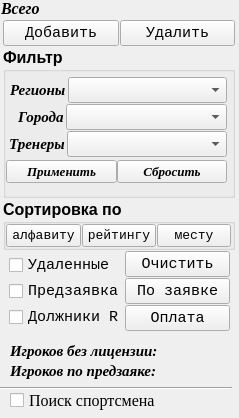
    <widget class="QWidget" name="page_1">
     <property name="geometry">
      <rect>
       <x>0</x>
       <y>0</y>
       <width>239</width>
       <height>418</height>
      </rect>
     </property>
     <attribute name="label">
      <string>Список участников</string>
     </attribute>
     <widget class="QLabel" name="label_dolg_R">
      <property name="geometry">
       <rect>
        <x>10</x>
        <y>340</y>
        <width>221</width>
        <height>21</height>
       </rect>
      </property>
      <property name="font">
       <font>
        <family>Times New Roman</family>
        <pointsize>11</pointsize>
        <weight>75</weight>
        <italic>true</italic>
        <bold>true</bold>
       </font>
      </property>
      <property name="text">
       <string>Игроков без лицензии:</string>
      </property>
     </widget>
     <widget class="QCheckBox" name="checkBox_find_player">
      <property name="geometry">
       <rect>
        <x>10</x>
        <y>390</y>
        <width>211</width>
        <height>20</height>
       </rect>
      </property>
      <property name="font">
       <font>
        <family>Times</family>
        <pointsize>12</pointsize>
        <weight>50</weight>
        <bold>false</bold>
       </font>
      </property>
      <property name="text">
       <string>Поиск спортсмена</string>
      </property>
      <property name="checkable">
       <bool>true</bool>
      </property>
     </widget>
     <widget class="Line" name="line_4">
      <property name="geometry">
       <rect>
        <x>0</x>
        <y>380</y>
        <width>232</width>
        <height>16</height>
       </rect>
      </property>
      <property name="orientation">
       <enum>Qt::Horizontal</enum>
      </property>
     </widget>
     <widget class="QLabel" name="label_predzayavka">
      <property name="geometry">
       <rect>
        <x>10</x>
        <y>360</y>
        <width>221</width>
        <height>21</height>
       </rect>
      </property>
      <property name="font">
       <font>
        <family>Times New Roman</family>
        <pointsize>11</pointsize>
        <weight>75</weight>
        <italic>true</italic>
        <bold>true</bold>
       </font>
      </property>
      <property name="text">
       <string>Игроков по предзаяке:</string>
      </property>
     </widget>
     <widget class="QLabel" name="label_46">
      <property name="geometry">
       <rect>
        <x>1</x>
        <y>0</y>
        <width>231</width>
        <height>17</height>
       </rect>
      </property>
      <property name="font">
       <font>
        <family>Times New Roman</family>
        <pointsize>12</pointsize>
        <weight>75</weight>
        <italic>true</italic>
        <bold>true</bold>
       </font>
      </property>
      <property name="text">
       <string>Всего</string>
      </property>
     </widget>
     <widget class="QWidget" name="layoutWidget">
      <property name="geometry">
       <rect>
        <x>3</x>
        <y>20</y>
        <width>232</width>
        <height>311</height>
       </rect>
      </property>
      <layout class="QVBoxLayout" name="verticalLayout_5">
       <property name="spacing">
        <number>1</number>
       </property>
       <item>
        <layout class="QHBoxLayout" name="horizontalLayout_8">
         <property name="spacing">
          <number>1</number>
         </property>
         <item>
          <layout class="QHBoxLayout" name="horizontalLayout_27">
           <item>
            <widget class="QPushButton" name="Button_add_edit_player">
             <property name="font">
              <font>
               <family>Courier New</family>
               <pointsize>11</pointsize>
               <italic>false</italic>
              </font>
             </property>
             <property name="text">
              <string>Добавить</string>
             </property>
            </widget>
           </item>
           <item>
            <widget class="QPushButton" name="Button_del_player">
             <property name="sizePolicy">
              <sizepolicy hsizetype="Minimum" vsizetype="Fixed">
               <horstretch>0</horstretch>
               <verstretch>0</verstretch>
              </sizepolicy>
             </property>
             <property name="font">
              <font>
               <family>Courier New</family>
               <pointsize>11</pointsize>
               <italic>false</italic>
              </font>
             </property>
             <property name="text">
              <string>Удалить</string>
             </property>
            </widget>
           </item>
          </layout>
         </item>
        </layout>
       </item>
       <item>
        <widget class="QGroupBox" name="groupBox_2">
         <property name="sizePolicy">
          <sizepolicy hsizetype="Preferred" vsizetype="MinimumExpanding">
           <horstretch>0</horstretch>
           <verstretch>0</verstretch>
          </sizepolicy>
         </property>
         <property name="font">
          <font>
           <pointsize>12</pointsize>
           <weight>75</weight>
           <bold>true</bold>
          </font>
         </property>
         <property name="title">
          <string>Фильтр</string>
         </property>
         <widget class="QWidget" name="layoutWidget">
          <property name="geometry">
           <rect>
            <x>3</x>
            <y>28</y>
            <width>221</width>
            <height>111</height>
           </rect>
          </property>
          <layout class="QVBoxLayout" name="verticalLayout_54">
           <property name="spacing">
            <number>1</number>
           </property>
           <item>
            <layout class="QVBoxLayout" name="verticalLayout_6">
             <property name="spacing">
              <number>1</number>
             </property>
             <item>
              <layout class="QHBoxLayout" name="horizontalLayout_24">
               <property name="spacing">
                <number>2</number>
               </property>
               <property name="leftMargin">
                <number>4</number>
               </property>
               <item>
                <widget class="QLabel" name="label_67">
                 <property name="font">
                  <font>
                   <family>Times New Roman</family>
                   <pointsize>11</pointsize>
                   <italic>true</italic>
                  </font>
                 </property>
                 <property name="text">
                  <string>Регионы</string>
                 </property>
                </widget>
               </item>
               <item>
                <widget class="QComboBox" name="comboBox_fltr_region">
                 <property name="sizePolicy">
                  <sizepolicy hsizetype="Expanding" vsizetype="Fixed">
                   <horstretch>0</horstretch>
                   <verstretch>0</verstretch>
                  </sizepolicy>
                 </property>
                 <property name="font">
                  <font>
                   <family>Times New Roman</family>
                   <pointsize>11</pointsize>
                  </font>
                 </property>
                 <property name="editable">
                  <bool>false</bool>
                 </property>
                </widget>
               </item>
              </layout>
             </item>
             <item>
              <layout class="QHBoxLayout" name="horizontalLayout_25">
               <property name="spacing">
                <number>2</number>
               </property>
               <property name="leftMargin">
                <number>12</number>
               </property>
               <item>
                <widget class="QLabel" name="label_75">
                 <property name="font">
                  <font>
                   <family>Times New Roman</family>
                   <pointsize>11</pointsize>
                   <italic>true</italic>
                  </font>
                 </property>
                 <property name="text">
                  <string>Города</string>
                 </property>
                </widget>
               </item>
               <item>
                <widget class="QComboBox" name="comboBox_fltr_city">
                 <property name="sizePolicy">
                  <sizepolicy hsizetype="Expanding" vsizetype="Fixed">
                   <horstretch>0</horstretch>
                   <verstretch>0</verstretch>
                  </sizepolicy>
                 </property>
                 <property name="font">
                  <font>
                   <family>Times New Roman</family>
                   <pointsize>11</pointsize>
                  </font>
                 </property>
                 <property name="editable">
                  <bool>false</bool>
                 </property>
                 <property name="insertPolicy">
                  <enum>QComboBox::InsertAlphabetically</enum>
                 </property>
                </widget>
               </item>
              </layout>
             </item>
             <item>
              <layout class="QHBoxLayout" name="horizontalLayout_26">
               <property name="spacing">
                <number>2</number>
               </property>
               <property name="leftMargin">
                <number>3</number>
               </property>
               <item>
                <widget class="QLabel" name="label_66">
                 <property name="font">
                  <font>
                   <family>Times New Roman</family>
                   <pointsize>11</pointsize>
                   <italic>true</italic>
                  </font>
                 </property>
                 <property name="text">
                  <string>Тренеры</string>
                 </property>
                </widget>
               </item>
               <item>
                <widget class="QComboBox" name="comboBox_fltr_coach">
                 <property name="sizePolicy">
                  <sizepolicy hsizetype="Expanding" vsizetype="Fixed">
                   <horstretch>0</horstretch>
                   <verstretch>0</verstretch>
                  </sizepolicy>
                 </property>
                 <property name="font">
                  <font>
                   <family>Times New Roman</family>
                   <pointsize>11</pointsize>
                  </font>
                 </property>
                 <property name="editable">
                  <bool>false</bool>
                 </property>
                 <property name="insertPolicy">
                  <enum>QComboBox::InsertAlphabetically</enum>
                 </property>
                </widget>
               </item>
              </layout>
             </item>
            </layout>
           </item>
           <item>
            <layout class="QHBoxLayout" name="horizontalLayout_23">
             <property name="spacing">
              <number>0</number>
             </property>
             <item>
              <widget class="QPushButton" name="Button_fltr_list">
               <property name="sizePolicy">
                <sizepolicy hsizetype="Expanding" vsizetype="Fixed">
                 <horstretch>0</horstretch>
                 <verstretch>0</verstretch>
                </sizepolicy>
               </property>
               <property name="font">
                <font>
                 <family>Times New Roman</family>
                 <pointsize>10</pointsize>
                 <italic>true</italic>
                </font>
               </property>
               <property name="text">
                <string>Применить</string>
               </property>
              </widget>
             </item>
             <item>
              <widget class="QPushButton" name="Button_reset_fltr_list">
               <property name="sizePolicy">
                <sizepolicy hsizetype="Expanding" vsizetype="Fixed">
                 <horstretch>0</horstretch>
                 <verstretch>0</verstretch>
                </sizepolicy>
               </property>
               <property name="font">
                <font>
                 <family>Times New Roman</family>
                 <pointsize>10</pointsize>
                 <italic>true</italic>
                </font>
               </property>
               <property name="text">
                <string>Сбросить</string>
               </property>
              </widget>
             </item>
            </layout>
           </item>
          </layout>
         </widget>
        </widget>
       </item>
       <item>
        <widget class="QGroupBox" name="groupBox">
         <property name="sizePolicy">
          <sizepolicy hsizetype="Preferred" vsizetype="Preferred">
           <horstretch>0</horstretch>
           <verstretch>0</verstretch>
          </sizepolicy>
         </property>
         <property name="font">
          <font>
           <pointsize>12</pointsize>
           <weight>75</weight>
           <bold>true</bold>
          </font>
         </property>
         <property name="title">
          <string>Сортировка по</string>
         </property>
         <layout class="QHBoxLayout" name="horizontalLayout_7">
          <property name="spacing">
           <number>1</number>
          </property>
          <property name="leftMargin">
           <number>0</number>
          </property>
          <property name="topMargin">
           <number>0</number>
          </property>
          <property name="rightMargin">
           <number>1</number>
          </property>
          <property name="bottomMargin">
           <number>0</number>
          </property>
          <item>
           <widget class="QPushButton" name="Button_sort_Name">
            <property name="font">
             <font>
              <family>Courier New</family>
              <pointsize>10</pointsize>
              <weight>50</weight>
              <bold>false</bold>
             </font>
            </property>
            <property name="text">
             <string>алфавиту</string>
            </property>
           </widget>
          </item>
          <item>
           <widget class="QPushButton" name="Button_sort_R">
            <property name="font">
             <font>
              <family>Courier New</family>
              <pointsize>10</pointsize>
              <weight>50</weight>
              <bold>false</bold>
             </font>
            </property>
            <property name="text">
             <string>рейтингу</string>
            </property>
           </widget>
          </item>
          <item>
           <widget class="QPushButton" name="Button_sort_mesto">
            <property name="font">
             <font>
              <family>Courier New</family>
              <pointsize>10</pointsize>
              <weight>50</weight>
              <bold>false</bold>
             </font>
            </property>
            <property name="text">
             <string>месту</string>
            </property>
           </widget>
          </item>
         </layout>
        </widget>
       </item>
       <item>
        <layout class="QHBoxLayout" name="horizontalLayout_28">
         <property name="spacing">
          <number>1</number>
         </property>
         <item>
          <layout class="QVBoxLayout" name="verticalLayout_7">
           <property name="spacing">
            <number>0</number>
           </property>
           <property name="leftMargin">
            <number>6</number>
           </property>
           <item>
            <widget class="QCheckBox" name="checkBox_6">
             <property name="font">
              <font>
               <family>Courier New</family>
               <pointsize>11</pointsize>
               <weight>50</weight>
               <bold>false</bold>
              </font>
             </property>
             <property name="text">
              <string>Удаленные</string>
             </property>
             <property name="checkable">
              <bool>true</bool>
             </property>
            </widget>
           </item>
           <item>
            <widget class="QCheckBox" name="checkBox_15">
             <property name="font">
              <font>
               <family>Courier New</family>
               <pointsize>11</pointsize>
               <weight>50</weight>
               <bold>false</bold>
              </font>
             </property>
             <property name="text">
              <string>Предзаявка</string>
             </property>
             <property name="checkable">
              <bool>true</bool>
             </property>
            </widget>
           </item>
           <item>
            <widget class="QCheckBox" name="checkBox_11">
             <property name="font">
              <font>
               <family>Courier New</family>
               <pointsize>11</pointsize>
               <weight>50</weight>
               <bold>false</bold>
              </font>
             </property>
             <property name="text">
              <string>Должники R</string>
             </property>
             <property name="checkable">
              <bool>true</bool>
             </property>
            </widget>
           </item>
          </layout>
         </item>
         <item>
          <layout class="QVBoxLayout" name="verticalLayout_8">
           <property name="spacing">
            <number>1</number>
           </property>
           <property name="leftMargin">
            <number>0</number>
           </property>
           <property name="topMargin">
            <number>0</number>
           </property>
           <property name="rightMargin">
            <number>5</number>
           </property>
           <property name="bottomMargin">
            <number>0</number>
           </property>
           <item>
            <widget class="QPushButton" name="Button_clear_del">
             <property name="font">
              <font>
               <family>Courier New</family>
               <pointsize>11</pointsize>
               <kerning>true</kerning>
              </font>
             </property>
             <property name="text">
              <string>Очистить</string>
             </property>
            </widget>
           </item>
           <item>
            <widget class="QPushButton" name="Button_app">
             <property name="font">
              <font>
               <family>Courier New</family>
               <pointsize>11</pointsize>
              </font>
             </property>
             <property name="text">
              <string>По заявке</string>
             </property>
            </widget>
           </item>
           <item>
            <widget class="QPushButton" name="Button_pay_R">
             <property name="font">
              <font>
               <family>Courier New</family>
               <pointsize>11</pointsize>
               <kerning>true</kerning>
              </font>
             </property>
             <property name="text">
              <string>Оплата</string>
             </property>
            </widget>
           </item>
          </layout>
         </item>
        </layout>
       </item>
      </layout>
     </widget>
    </widget>
